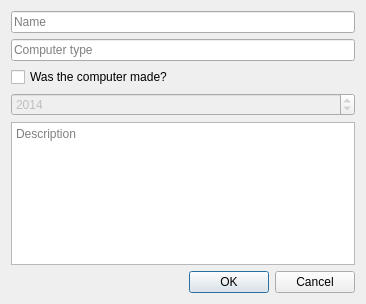
<?xml version="1.0" encoding="UTF-8"?>
<ui version="4.0">
 <class>AddComputerDialog</class>
 <widget class="QDialog" name="AddComputerDialog">
  <property name="geometry">
   <rect>
    <x>0</x>
    <y>0</y>
    <width>362</width>
    <height>291</height>
   </rect>
  </property>
  <property name="windowTitle">
   <string>Dialog</string>
  </property>
  <layout class="QVBoxLayout" name="verticalLayout">
   <item>
    <widget class="QLineEdit" name="Name">
     <property name="text">
      <string/>
     </property>
     <property name="placeholderText">
      <string>Name</string>
     </property>
    </widget>
   </item>
   <item>
    <widget class="QLineEdit" name="ComputerType">
     <property name="text">
      <string/>
     </property>
     <property name="placeholderText">
      <string>Computer type</string>
     </property>
    </widget>
   </item>
   <item>
    <widget class="QCheckBox" name="wasMade">
     <property name="text">
      <string>Was the computer made?</string>
     </property>
    </widget>
   </item>
   <item>
    <widget class="QSpinBox" name="yearBuilt">
     <property name="enabled">
      <bool>false</bool>
     </property>
     <property name="minimum">
      <number>-100000</number>
     </property>
     <property name="maximum">
      <number>100000</number>
     </property>
     <property name="value">
      <number>2014</number>
     </property>
    </widget>
   </item>
   <item>
    <widget class="QPlainTextEdit" name="Description">
     <property name="enabled">
      <bool>true</bool>
     </property>
     <property name="minimumSize">
      <size>
       <width>344</width>
       <height>143</height>
      </size>
     </property>
     <property name="placeholderText">
      <string>Description</string>
     </property>
    </widget>
   </item>
   <item>
    <widget class="QDialogButtonBox" name="buttonBox">
     <property name="orientation">
      <enum>Qt::Horizontal</enum>
     </property>
     <property name="standardButtons">
      <set>QDialogButtonBox::Cancel|QDialogButtonBox::Ok</set>
     </property>
    </widget>
   </item>
  </layout>
 </widget>
 <resources/>
 <connections>
  <connection>
   <sender>buttonBox</sender>
   <signal>accepted()</signal>
   <receiver>AddComputerDialog</receiver>
   <slot>accept()</slot>
   <hints>
    <hint type="sourcelabel">
     <x>248</x>
     <y>254</y>
    </hint>
    <hint type="destinationlabel">
     <x>157</x>
     <y>274</y>
    </hint>
   </hints>
  </connection>
  <connection>
   <sender>buttonBox</sender>
   <signal>rejected()</signal>
   <receiver>AddComputerDialog</receiver>
   <slot>reject()</slot>
   <hints>
    <hint type="sourcelabel">
     <x>316</x>
     <y>260</y>
    </hint>
    <hint type="destinationlabel">
     <x>286</x>
     <y>274</y>
    </hint>
   </hints>
  </connection>
 </connections>
</ui>
